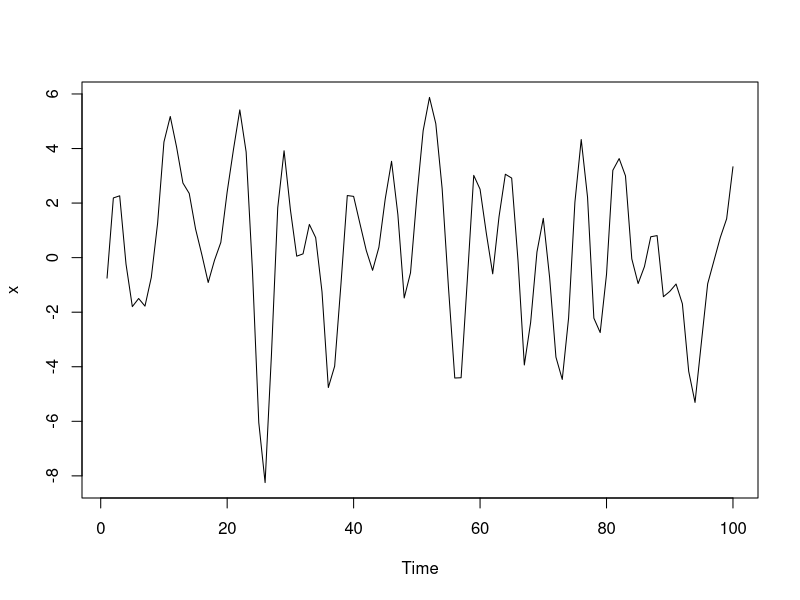
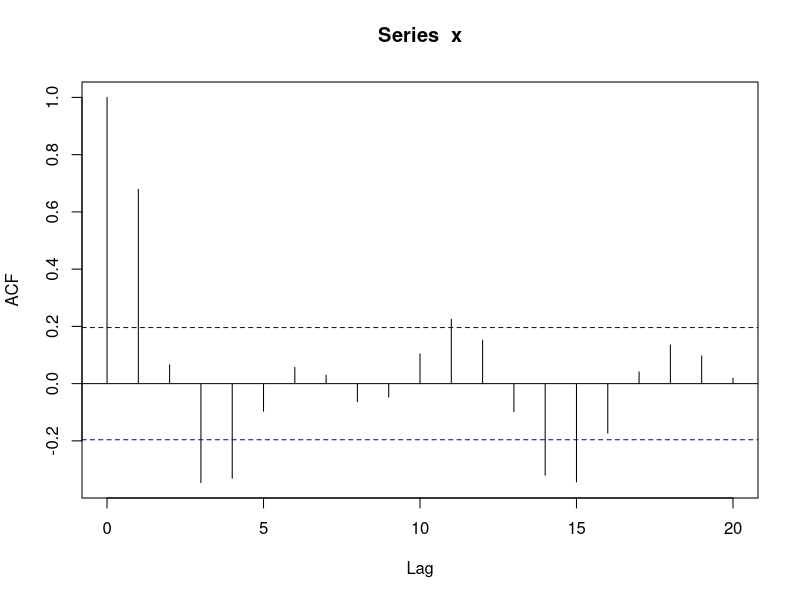
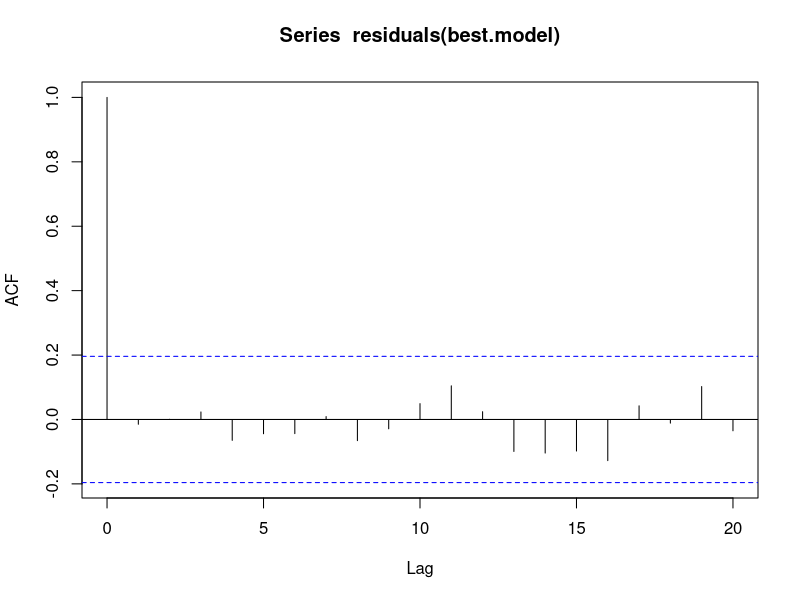

Reproduce these figures in R, in order.
x <- arima.sim(list(ar=c(0.7,-0.5),
                    ma=c(0.8,0.7)),
               n=100)

plot(x)
acf(x)

max.order <- 5
AIC.matrix <- matrix(0,nrow = max.order+1,ncol= max.order+1)

for(i in 1:(max.order+1)){
  for(j in 1:(max.order+1)){
    currentArima <- arima(x,order=c(i-1,0,j-1))
    AIC.matrix[i,j] <- AIC(currentArima) 
  }
}

best.model <- arima(x,order=c(2,0,2))
acf(residuals(best.model))
